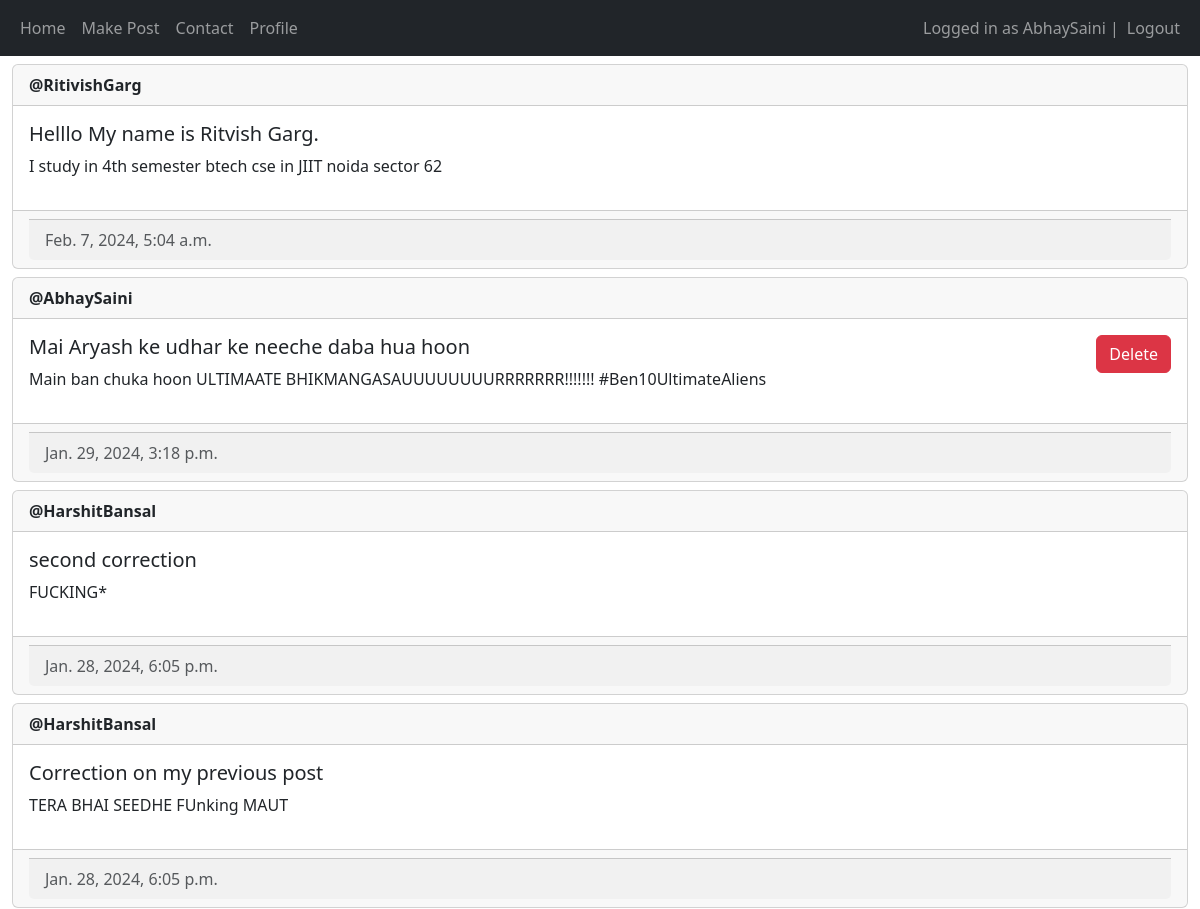
Page / (signed in, upper part) on the earlier database version.
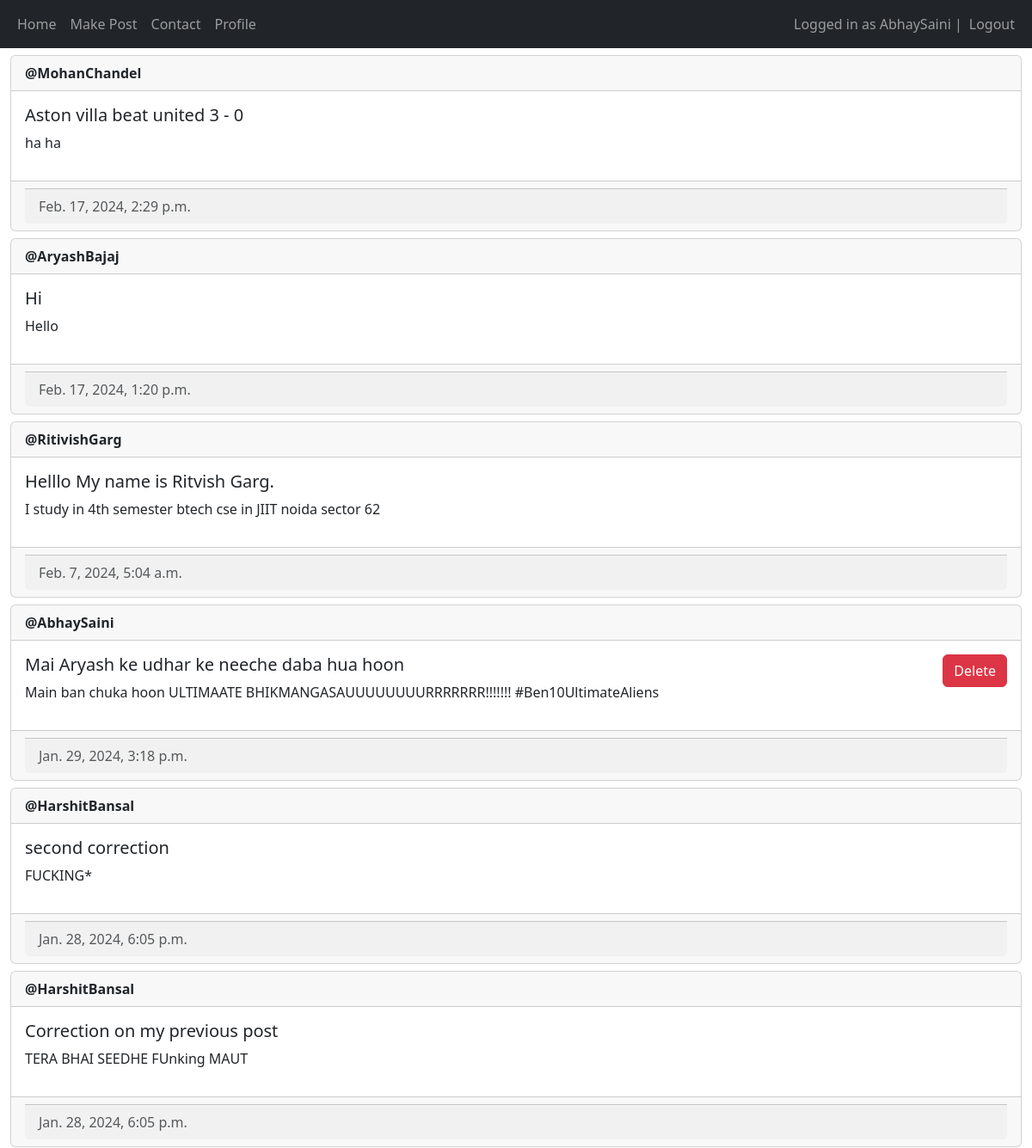
Same page on the later database version.
### main/models.py (models this page shows, shortened)
class Post(models.Model) :
    author = models.ForeignKey(User, on_delete = models.CASCADE)
    title = models.CharField(max_length=200)
    description = models.TextField()
    created_at = models.DateTimeField(auto_now_add=True)
    updated_at = models.DateTimeField(auto_now= True)

### main/views.py (the view, shortened to what this page needs)
# urls.py: path('', views.home, name="home"),
@login_required(login_url = "/login")
def home(request) :
    posts = Post.objects.all().order_by("-created_at")
    return render(request, "main/home.html", {"posts" : posts})

### main/templates/main/home.html (shortened to what this page needs)
{% extends "main/base.html" %}
{% load crispy_forms_tags %}
{% block content %}
{% for post in posts %}
<div class="card mt-2">
    <div>
        <div>
        <a href = "profile/{{post.author.id}}" class="page-link">
        <div class="card-header"><strong>@{{ post.author.username }}</strong></div>
        </a>
        </div>
        <div>
        <a href = "view-post/{{post.id}}", class="page-link">
        <div class="card-body d-flex flex-row justify-content-between">
            <div>
                <h5 class="card-title">{{ post.title }}</h5>
                <p>{{post.description}}</p>
            </div>
            <div>
                {% if user == post.author or perms.main.delete_post %}
                    <form method="post">
                        <button type="submit" name="post-id" class="btn btn-danger" value="{{post.id}}">Delete</button>
                    </form>
                {% endif %}
            </div>
        </div>
        </a>
        </div>
    </div>
    <div class="card-footer text-muted">
        <div class="card-footer d-flex flex-row justify-content-between text-muted">
            <div>
                {{post.created_at}}
            </div>
        </div>
    </div>
</div>
{% empty %}
<p> No posts yet !!! </p>
{% endfor %}
{% endblock content %}

Differences in the rows shown:
added Post: author.username "MohanChandel", title "Aston villa beat united 3 - 0", description "ha ha", created_at "Feb. 17, 2024, 2:29 p.m."
added Post: author.username "AryashBajaj", title "Hi", description "Hello", created_at "Feb. 17, 2024, 1:20 p.m."
